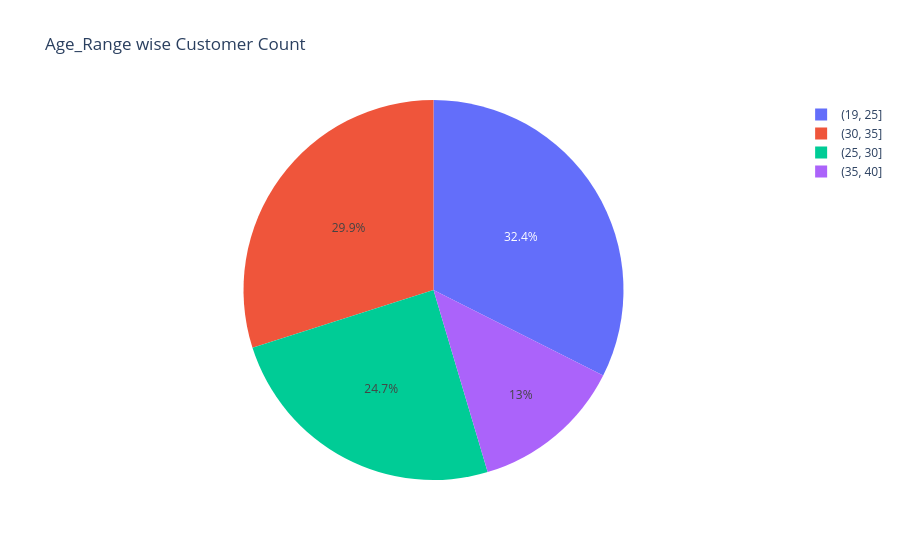

The notebook cell saved with this chart:
### Markdown cell above
#### Q3) Find Range Age wise count of customers, represent it on pie chart.

### Code cell
cb['Age_Range'] = pd.cut(cb['Age'],bins=[19,25,30,35,40])
cb['Age_Range'] = cb['Age_Range'].astype(str)
fig = px.pie(cb,names='Age_Range',title='Age_Range wise Customer Count')
fig.show()

### Figure 1 — Plotly figure (JSON) as saved in the notebook; plotly's stock layout.template omitted (floating-point values rounded to 4 significant figures; data arrays with more than 128 entries replaced by an {"elided": "..."} marker saying what was removed)
{"data": [{"domain": {"x": [0, 1], "y": [0, 1]}, "hovertemplate": "Age_Range=%{label}<extra></extra>", "labels": {"elided": "478 str values"}, "legendgroup": "", "name": "", "showlegend": true, "type": "pie"}], "layout": {"legend": {"tracegroupgap": 0}, "title": {"text": "Age_Range wise Customer Count"}}}
